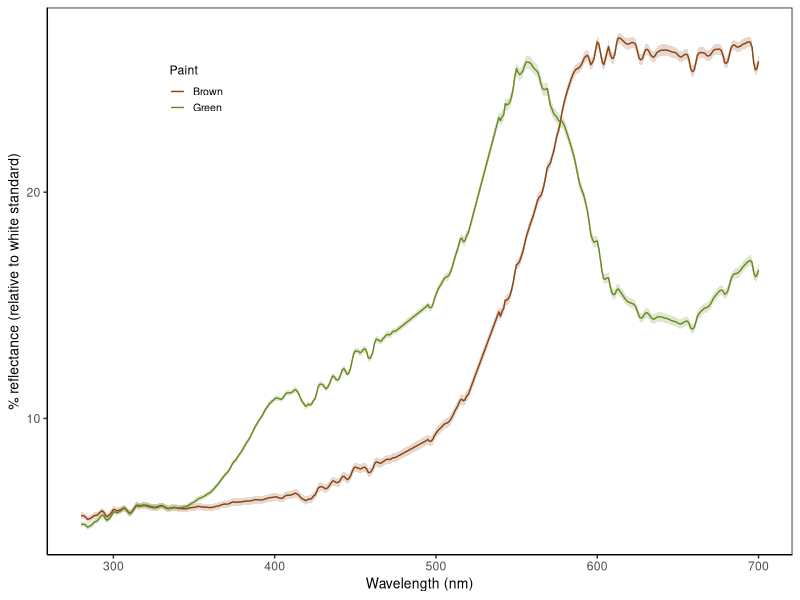

The R source for this figure:
#~~~~~~~~~~~~~~~~~~~~~~~~~~~~~~~~~~~~~~~~~~~~~~~~~~~~~~~~~~~~~~~~~~~~~~~~~~~~~~~~~~~~~~~~~~~~~~~~~~~~~~~~~~~~~~~
#	 Malika IHLE      malika_ihle@hotmail.fr
#	 Plot reflectance of brown and green paint used to paint prey
#	 Start : 2019 03 29
#~~~~~~~~~~~~~~~~~~~~~~~~~~~~~~~~~~~~~~~~~~~~~~~~~~~~~~~~~~~~~~~~~~~~~~~~~~~~~~~~~~~~~~~~~~~~~~~~~~~~~~~~~~~~~~

table <- read.table("1_RawData/Reflectance_withoutSpikes.txt", header=TRUE)
head(table)

library(ggplot2)


setEPS()
pdf(paste(here(), "5_Figures/Reflectance/ReflectancePaints.pdf", sep="/"), height=3, width=6.8)

ggplot(data=table, aes(x=Wavelength, y=Reflectance, colour = Paint, fill = Paint)) +
  scale_y_continuous(name = "% reflectance (relative to white standard)") +
  scale_x_continuous(name = "Wavelength (nm)") +
  scale_color_manual(values = c("Brown"="saddlebrown","Green" ="olivedrab4")) +
  geom_line() +
  geom_ribbon(aes(x = Wavelength, ymin=LowCI, ymax=UpperCI), linetype=1, alpha=0.2, color=NA) +
  scale_fill_manual(values = c("Brown"="saddlebrown","Green" ="olivedrab4"), guide = FALSE) + theme_classic() +
  theme (panel.border = element_rect(colour = "black", fill=NA), # ad square box around graph 
         axis.title.x=element_text(size=10),
         axis.title.y=element_text(size=10),
         legend.position=c(0.2,0.85),
         legend.title = element_text(size=rel(0.8)),
         legend.text = element_text(size=rel(0.7)),
         legend.key.size = unit(0.8, 'lines'))


dev.off()
